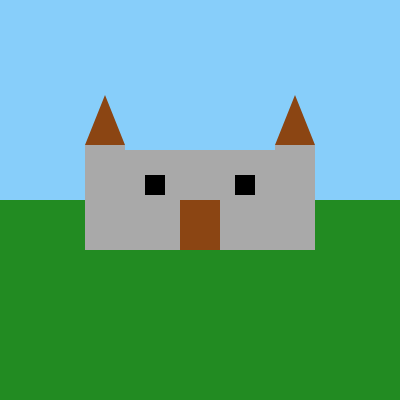
Frame 1 (no input)
Frame 60 (no input): identical to frame 1, image omitted
Frame 120 (the mouse pressed at the canvas centre since frame 60): identical to frame 1, image omitted

The p5.js sketch that drew this single still picture (run headless with seeded random() and noise() and a simulated clock; from frame 60 on, the mouse is pressed at the canvas centre):

// p5.js sketch
// ── sketch.js
function setup() {
  createCanvas(400, 400);
}

function draw() {
  background(135, 206, 250); //Blue sky

  //Grass
  drawGrass();

  //Castle
  drawCastle(200, 150);
}

//Drawing half the canvas as grass
function drawGrass() {
  fill(34, 139, 34); //Green
  noStroke();
  rect(0, height / 2, width, height / 2); 
}

//Drawing the castle
function drawCastle(x, y) {
  //The castles main building
  fill(169, 169, 169); //Gray color
  rect(x - 75, y, 150, 100);

  //The towers beside the castle
  fill(169, 169, 169); //Gray color
  rect(x - 115, y + 100 - 105, 40, 105);
  rect(x + 75, y + 100 - 105, 40, 105);

  //Triangle roofs on the towers
  fill(139, 69, 19); //Color brown
  triangle(x - 115, y + 100 - 105, x - 115 + 20, y + 100 - 105 - 50, x - 115 + 40, y + 100 - 105); // Left tower roof
  triangle(x + 75, y + 100 - 105, x + 75 + 20, y + 100 - 105 - 50, x + 75 + 40, y + 100 - 105); // Right tower roof

  //The door on the castle
  fill(139, 69, 19); //Color brown
  rect(x - 20, y + 50, 40, 50); //Position of the door

  //Windows on the castle
  fill(0); //Color black
  rect(x - 55, y + 25, 20, 20); //Left window
  rect(x + 35, y + 25, 20, 20); //Right window
}
  
